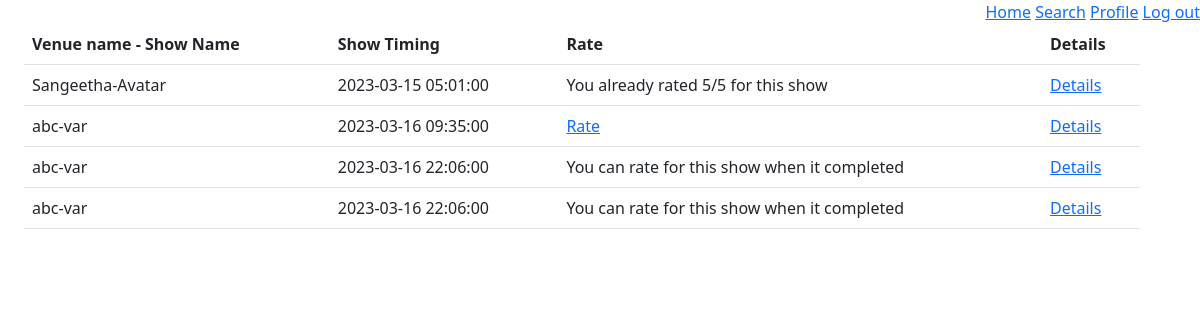
The app's page /user/1/bookings with its own data.
### models/module.py (models this page shows)
class Venue(db.Model):
    venue_id = db.Column(db.Integer, autoincrement=True, primary_key=True)
    venue_name = db.Column(db.String(), nullable=False)
    place = db.Column(db.String(), nullable=False)
    location = db.Column(db.String())
    max_capacity = db.Column(db.Integer, nullable=False)
    fare2D = db.Column(db.Integer, nullable=False)
    fare3D = db.Column(db.Integer, nullable=False)
    venueShows = db.relationship("Show",
                                 backref="venues",
                                 secondary="show_venue")

class Show(db.Model):
    show_id = db.Column(db.Integer, autoincrement=True, primary_key=True)
    show_name = db.Column(db.String(), unique=True, nullable=False)
    min_fare = db.Column(db.Integer, nullable=False)
    duration = db.Column(db.Integer, nullable=False)
    is3d = db.Column(db.Boolean, nullable=False)
    tags = db.relationship("Showtag", backref="shows")

class ShowVenue(db.Model):
    sv_id = db.Column(db.Integer, autoincrement=True, primary_key=True)
    show_id = db.Column(db.Integer,
                        db.ForeignKey("show.show_id"),
                        nullable=False)
    venue_id = db.Column(db.Integer,
                         db.ForeignKey("venue.venue_id"),
                         nullable=False)
    time = db.Column(db.DateTime)

### application/controllers/userBookings.py (the view)
@app.route("/user/<int:userID>/bookings", methods={"GET", "POST"})
def myBookings(userID):
    currentUser = Users.query.get(userID)
    userBooking = BookingDetails.query.filter_by(user_id=userID)
    print(userBooking)
    final = []
    for eachBooking in userBooking:
        currentShowVenue = ShowVenue.query.get(eachBooking.sv_id)
        currentShow = Show.query.get(currentShowVenue.show_id)
        currentVenue = Venue.query.get(currentShowVenue.venue_id)
        rate1 = Rating.query.filter_by(user_id=userID,
                                       show_id=currentShow.show_id).all()
        json = {}
        json['venue_name'] = currentVenue.venue_name
        json['show_id'] = currentShow.show_id
        json['bookingID'] = eachBooking.booking_id  # having issue need a fix
        json['show_name'] = currentShow.show_name
        json['time'] = currentShowVenue.time
        json['showStatus'] = 'completed' if currentShowVenue.time + timedelta(
            minutes=currentShow.duration) <= datetime.now() else 'notCompleted'
        final.append(json)
        json['rated'] = rate1[0].rating if len(rate1) > 0 else 'notRated'
        print(final)
    return render_template('allBooking.html', userId=userID, bookings=final)

### templates/allBooking.html (shortened to what this page needs)
<!DOCTYPE html>
<html>
<head>
    <link href="https://cdn.jsdelivr.net/npm/bootstrap@5.3.0-alpha1/dist/css/bootstrap.min.css" rel="stylesheet"
>
    <link rel="stylesheet" href="https://cdnjs.cloudflare.com/ajax/libs/font-awesome/4.7.0/css/font-awesome.min.css">
</head>
<body>
    <div style="text-align: right;">
        <a href="/user/{{userId}}/home">Home</a>
        <a href="/user/{{userId}}/search">Search</a>
        <a href="/user/{{userId}}/profile">Profile</a>
        <a href="/">Log out</a>
    </div>
    <div style="margin-left: 1%;" class="container">
        <table class="table">
            <tr>
                <th scope="col">Venue name - Show Name</th>
                <th scope="col">Show Timing</th>
                <th scope="col">Rate</th>
                <th scope="col">Details</th>
            </tr>
            {%for each in bookings%}
            <tr>
                <td>{{each.venue_name}}-{{each.show_name}}</td>
                <td>{{each.time}}</td>
                <td>
                    {%if each.rated!='notRated'%}
                    <label>You already rated {{each.rated}}/5 for this show</label>
                    {%elif each.showStatus=='completed'%}
                    <a href="/user/{{userId}}/rate/{{each.show_id}}" name="rate">Rate</a>
                    {%else%}
                    <label>You can rate for this show when it completed</label>
                    {%endif%}
                </td>
                <td>
                    <a href="/user/{{userId}}/details/{{each.bookingID}}" name="details">Details</a>
                </td>
            </tr>
            {%endfor%}
        </table>
    </div>
</body>
</html>

### records on screen
Venue: venue_name "Sangeetha"
Show: show_name "Avatar"
ShowVenue: time "2023-03-15 05:01:00"
Venue: venue_name "abc" "abc" "abc"
Show: show_name "var" "var" "var"
ShowVenue: time "2023-03-16 09:35:00"
ShowVenue: time "2023-03-16 22:06:00" "2023-03-16 22:06:00"

### other values on screen
{{ each.rated }} "5"
